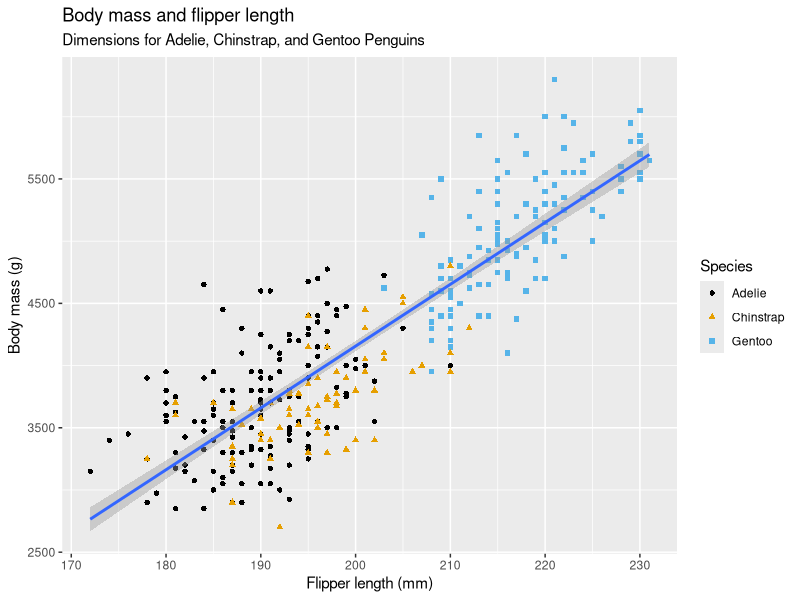
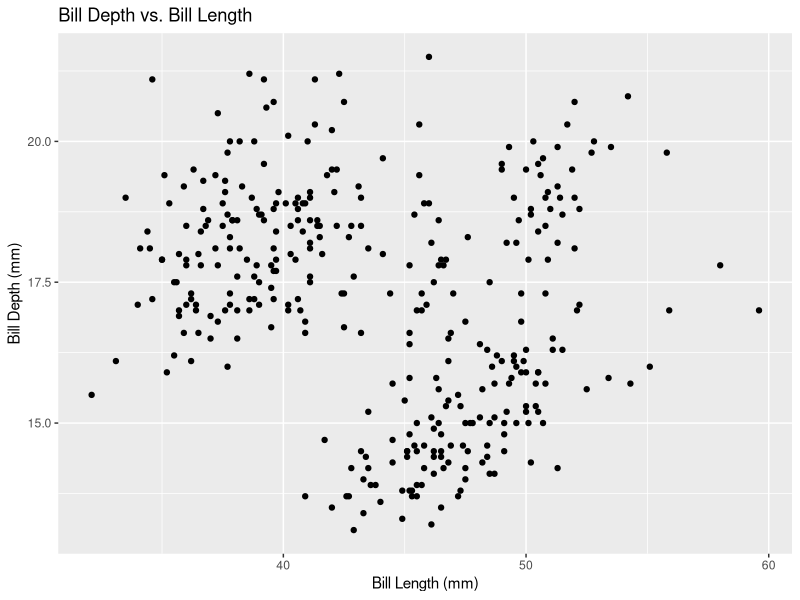
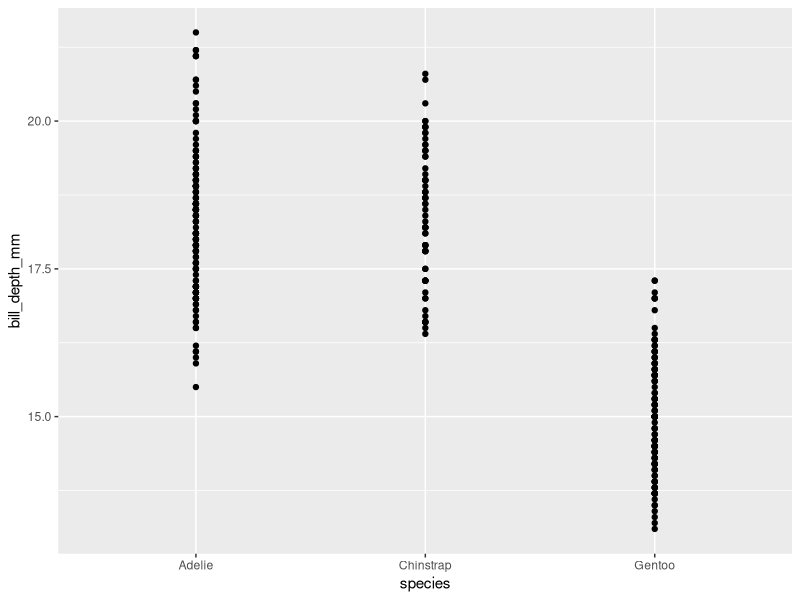
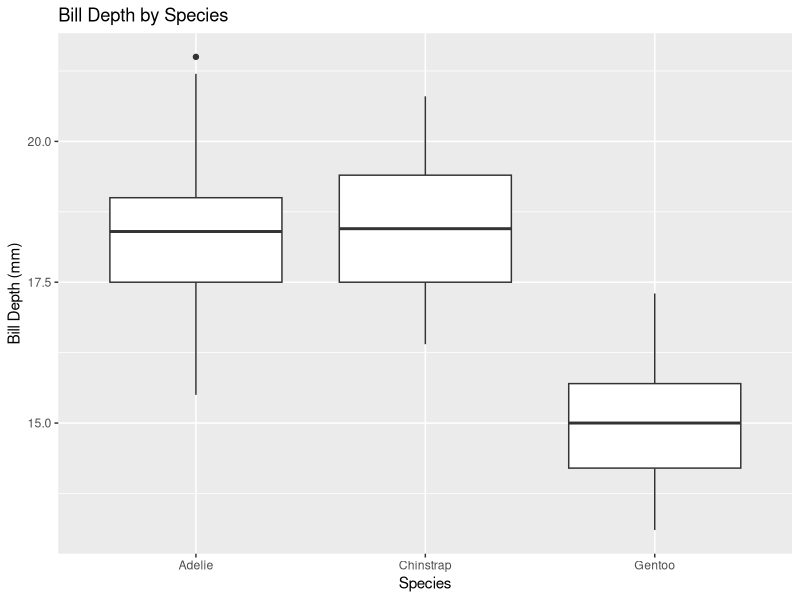
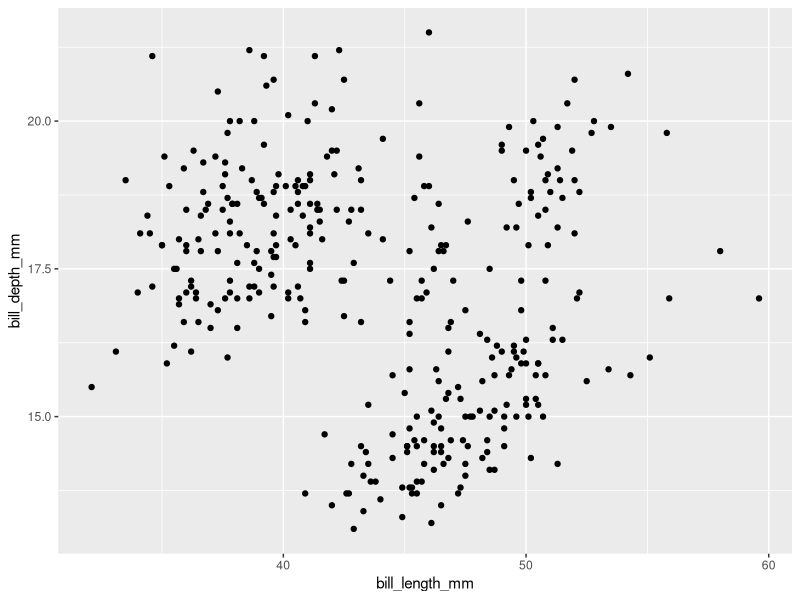
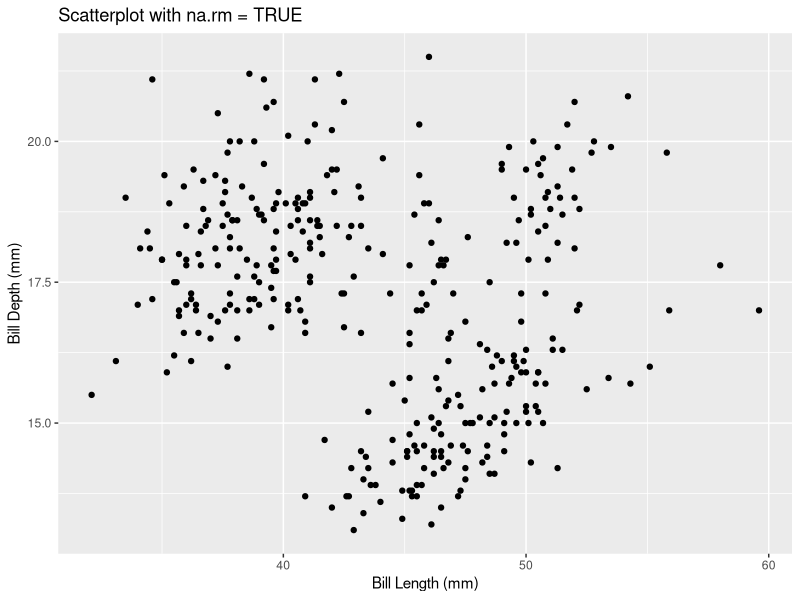
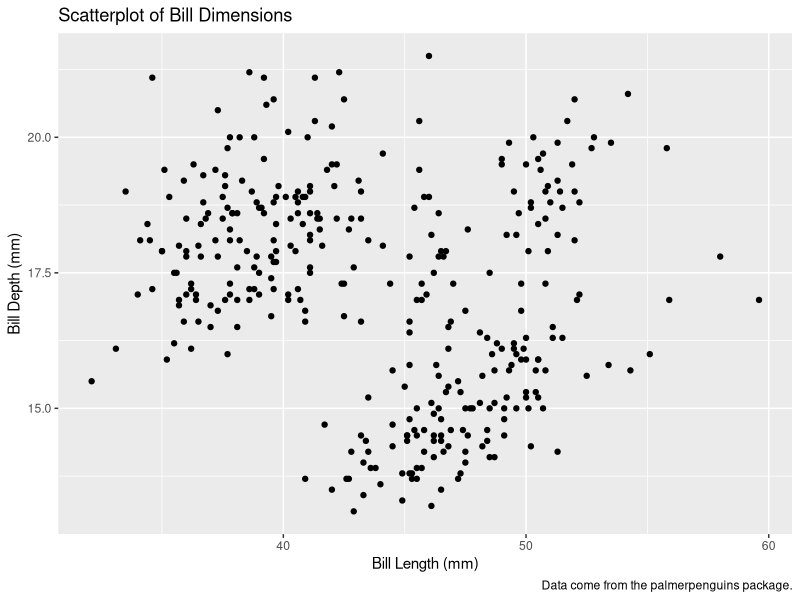
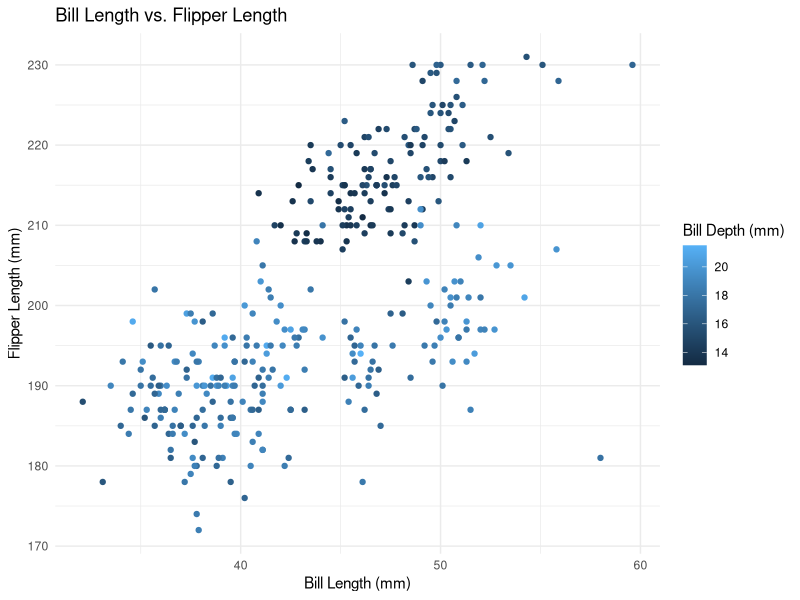

Write the R code that produced these figures, in order.
## ---- chunk 1
knitr::opts_chunk$set(echo = TRUE)
library(ggplot2)
library(ggthemes)      # For scale_color_colorblind()
library(palmerpenguins) # For penguins dataset
## ---- chunk 2
ggplot(
  data = penguins,
  mapping = aes(x = flipper_length_mm, y = body_mass_g)
) +
  geom_point(aes(color = species, shape = species)) +
  geom_smooth(method = "lm") +
  labs(
    title = "Body mass and flipper length",
    subtitle = "Dimensions for Adelie, Chinstrap, and Gentoo Penguins",
    x = "Flipper length (mm)", y = "Body mass (g)",
    color = "Species", shape = "Species"
  ) +
  scale_color_colorblind()

## ---- chunk 3
# 1 Number of rows and columns
nrow(penguins)  # Rows
ncol(penguins)  # Columns

## ---- chunk 4
# 2
# describe 
?penguins


## ---- chunk 5
#3
#Scatterplot of bill_depth_mm vs. bill_length_mm
ggplot(data = penguins, aes(x = bill_length_mm, y = bill_depth_mm)) +
  geom_point() +
  labs(
    title = "Bill Depth vs. Bill Length",
    x = "Bill Length (mm)",
    y = "Bill Depth (mm)"
  )

## ---- chunk 6
# 3
# Scatterplot of species vs. bill_depth_mm
ggplot(data = penguins, aes(x = species, y = bill_depth_mm)) +
  geom_point()
#boxplot
ggplot(data = penguins, aes(x = species, y = bill_depth_mm)) +
  geom_boxplot() +
  labs(
    title = "Bill Depth by Species",
    x = "Species",
    y = "Bill Depth (mm)"
  )
# conclusion A scatterplot is not suitable for a categorical variable like species. A better choice is a boxplot.

## ---- chunk 7
#5
#This fails because geom_point() requires both x and y aesthetics. To fix:
ggplot(data = penguins, aes(x = bill_length_mm, y = bill_depth_mm)) +
  geom_point()




## ---- chunk 8
#6
#Using na.rm in geom_point()
ggplot(data = penguins, aes(x = bill_length_mm, y = bill_depth_mm)) +
  geom_point(na.rm = TRUE) +
  labs(
    title = "Scatterplot with na.rm = TRUE",
    x = "Bill Length (mm)",
    y = "Bill Depth (mm)"
  )


## ---- chunk 9
#7
#Adding a Caption
ggplot(data = penguins, aes(x = bill_length_mm, y = bill_depth_mm)) +
  geom_point(na.rm = TRUE) +
  labs(
    title = "Scatterplot of Bill Dimensions",
    x = "Bill Length (mm)",
    y = "Bill Depth (mm)",
    caption = "Data come from the palmerpenguins package."
  )


## ---- chunk 10
#8
ggplot(data = penguins, aes(x = bill_length_mm, y = flipper_length_mm)) +
  geom_point(aes(color = bill_depth_mm)) +
  labs(
    title = "Bill Length vs. Flipper Length",
    x = "Bill Length (mm)",
    y = "Flipper Length (mm)",
    color = "Bill Depth (mm)"
  ) +
  theme_minimal()
# Original Plot: Body Mass vs. Flipper Length
ggplot(data = penguins, aes(x = bill_length_mm, y = flipper_length_mm)) +
  geom_point(aes(color = bill_depth_mm)) +
  labs(
    title = "Bill Length vs. Flipper Length",
    x = "Bill Length (mm)",
    y = "Flipper Length (mm)",
    color = "Bill Depth (mm)"
  ) +
  theme_minimal()


## ---- chunk 11
# 9
#Predicted Output:
dim(penguins)

#run the model
ggplot(
  data = penguins,
  mapping = aes(x = flipper_length_mm, y = body_mass_g, color = island)
) +
  geom_point() +
  geom_smooth(se = FALSE)


## ---- chunk 12
#10
ggplot(
  data = penguins,
  mapping = aes(x = flipper_length_mm, y = body_mass_g)
) +
  geom_point() +
  geom_smooth()

ggplot() +
  geom_point(
    data = penguins,
    mapping = aes(x = flipper_length_mm, y = body_mass_g)
  ) +
  geom_smooth(
    data = penguins,
    mapping = aes(x = flipper_length_mm, y = body_mass_g)
  )
# they look exactly the same
## ---- chunk 13
# 1.43

## ---- chunk 14
# 1.43
#1
ggplot(data = penguins, aes(y = species)) +
  geom_bar() +
  labs(
    title = "Count of Penguin Species",
    x = "Count",
    y = "Species"
  )
#Mapping species to the y-axis makes the bars horizontal instead of vertical, with the count shown on the x-axis.


## ---- chunk 15
# 1.43
#2
ggplot(penguins, aes(x = species)) +
  geom_bar(color = "red")

ggplot(penguins, aes(x = species)) +
  geom_bar(fill = "red")
#The first plot colors only the bar outlines, while the second fills the bars; fill is more useful for changing bar colors.
## ---- chunk 16
# 1.43
#3
#The bins argument in geom_histogram() controls the number of bins used to divide the data range, affecting the granularity of the histogram.
## ---- chunk 17
# 1.43
#4
ggplot(diamonds, aes(x = carat)) +
  geom_histogram() +
  labs(
    title = "Distribution of Diamond Carat Weights",
    x = "Carat",
    y = "Count"
  )
#experementing with other bin
ggplot(diamonds, aes(x = carat)) +
  geom_histogram(binwidth = 0.01, fill = "blue", color = "black") +
  labs(
    title = "Histogram with Binwidth = 0.01",
    x = "Carat",
    y = "Count"
  )
#The histogram reveals sharp peaks and gaps, showing fine details in distribution and highlighting popular carat sizes like 0.5, 1.0, and 1.5 carats.

## ---- chunk 18
# 1.5
# 1. Exploring mpg dataset: Categorical vs. Numerical Variables
?mpg
# View structure of the mpg dataset
str(mpg)
# Get a summary to distinguish categorical and numerical variables
summary(mpg)

## ---- chunk 19
#1.5
# 2. Scatterplot of hwy vs. displ
ggplot(data = mpg, aes(x = displ, y = hwy)) +
  geom_point() +
  labs(
    title = "Highway MPG vs. Engine Displacement",
    x = "Engine Displacement (liters)",
    y = "Highway MPG"
  )
ggplot(data = mpg, aes(x = displ, y = hwy, color = cty)) +
  geom_point() +
  labs(
    title = "Highway MPG vs. Engine Displacement (Colored by City MPG)",
    x = "Engine Displacement (liters)",
    y = "Highway MPG",
    color = "City MPG"
  )

# Mapping a third numerical variable to size
ggplot(data = mpg, aes(x = displ, y = hwy, size = cty)) +
  geom_point() +
  labs(
    title = "Highway MPG vs. Engine Displacement (Sized by City MPG)",
    x = "Engine Displacement (liters)",
    y = "Highway MPG",
    size = "City MPG"
  )

# Mapping to both color and size
ggplot(data = mpg, aes(x = displ, y = hwy, color = cty, size = cty)) +
  geom_point() +
  labs(
    title = "Highway MPG vs. Engine Displacement (Color & Size by City MPG)",
    x = "Engine Displacement (liters)",
    y = "Highway MPG",
    color = "City MPG",
    size = "City MPG"
  )

# Mapping to shape (Only works for categorical variables)
ggplot(data = mpg, aes(x = displ, y = hwy, shape = drv)) +
  geom_point() +
  labs(
    title = "Highway MPG vs. Engine Displacement (Shape by Drive Type)",
    x = "Engine Displacement (liters)",
    y = "Highway MPG",
    shape = "Drive Type"
  )


## ---- chunk 20
#1.5
# 3. Mapping a third variable to linewidth
ggplot(data = mpg, aes(x = displ, y = hwy, linewidth = cty)) +
  geom_point() +
  labs(
    title = "Effect of Mapping to Linewidth",
    x = "Engine Displacement (liters)",
    y = "Highway MPG",
    linewidth = "City MPG"
  )
# Observation: linewidth doesn't apply well to points and works better for lines.


## ---- chunk 21
# 1.5
# 4. Mapping the same variable to multiple aesthetics
ggplot(data = mpg, aes(x = displ, y = hwy, color = cty, size = cty)) +
  geom_point() +
  labs(
    title = "Effect of Mapping the Same Variable to Multiple Aesthetics",
    x = "Engine Displacement (liters)",
    y = "Highway MPG",
    color = "City MPG",
    size = "City MPG"
  )
# Observation: It can make patterns more apparent but may also clutter the visualization.



## ---- chunk 22
# 1.5
# 4. Mapping the same variable to multiple aesthetics
ggplot(data = mpg, aes(x = displ, y = hwy, color = cty, size = cty)) +
  geom_point() +
  labs(
    title = "Effect of Mapping the Same Variable to Multiple Aesthetics",
    x = "Engine Displacement (liters)",
    y = "Highway MPG",
    color = "City MPG",
    size = "City MPG"
  )
# Observation: It can make patterns more apparent but may also clutter the visualization.



## ---- chunk 23
#1.5
# 5. Scatterplot of bill_depth_mm vs. bill_length_mm (Colored by species)
ggplot(data = penguins, aes(x = bill_length_mm, y = bill_depth_mm, color = species)) +
  geom_point() +
  labs(
    title = "Bill Depth vs. Bill Length (Colored by Species)",
    x = "Bill Length (mm)",
    y = "Bill Depth (mm)",
    color = "Species"
  )
# Faceting by species
ggplot(data = penguins, aes(x = bill_length_mm, y = bill_depth_mm)) +
  geom_point() +
  facet_wrap(~ species) +
  labs(
    title = "Bill Depth vs. Bill Length (Faceted by Species)",
    x = "Bill Length (mm)",
    y = "Bill Depth (mm)"
  )
# Observation: Coloring shows species-specific clustering, while faceting separates species entirely.


## ---- chunk 24
#1.5
# 6. Why does the following yield two separate legends?
ggplot(
  data = penguins,
  mapping = aes(
    x = bill_length_mm, y = bill_depth_mm, 
    color = species, shape = species
  )
) +
  geom_point() +
  labs(color = "Species")

# Fix: Use labs() to set both color and shape together
ggplot(
  data = penguins,
  mapping = aes(
    x = bill_length_mm, y = bill_depth_mm, 
    color = species, shape = species
  )
) +
  geom_point() +
  labs(
    title = "Bill Dimensions with Combined Legend",
    x = "Bill Length (mm)",
    y = "Bill Depth (mm)",
    color = "Species",
    shape = "Species"
  )
# Observation: Legends are combined when the same label is used for both aesthetics.



## ---- chunk 25
#1.5
# 7. Stacked Bar Plots for Species & Island
ggplot(penguins, aes(x = island, fill = species)) +
  geom_bar(position = "fill") +
  labs(
    title = "Proportion of Penguin Species by Island",
    x = "Island",
    y = "Proportion",
    fill = "Species"
  )
# Question Answered: What proportion of each species lives on each island?

ggplot(penguins, aes(x = species, fill = island)) +
  geom_bar(position = "fill") +
  labs(
    title = "Proportion of Islands for Each Penguin Species",
    x = "Species",
    y = "Proportion",
    fill = "Island"
  )
# Question Answered: What proportion of each species is found on each island?

## ---- chunk 26
# 1.6
#  Create a bar plot
bar_plot <- ggplot(mpg, aes(x = class)) +
  geom_bar()

#  Create a scatterplot
scatter_plot <- ggplot(mpg, aes(x = cty, y = hwy)) +
  geom_point()

# . Display both plots (last one shown is saved by default)
bar_plot
scatter_plot

# 4. Save the last created plot (scatter plot) as PNG
ggsave("mpg-plot.png")  # This saves the scatter plot because it was last created

# 5. To save the bar plot instead, explicitly specify the plot
ggsave("mpg-bar-plot.png", plot = bar_plot)

# 6. Save the plot as a PDF instead of PNG
ggsave("mpg-plot.pdf")

# 7. Find out what file formats are supported
?ggsave  # Opens the documentation for ggsave()

## ---- chunk 27
# 2.5
# 1 The variable name my_varıable (with a Turkish "ı") does not match my_variable (with a regular "i"), and R is case-sensitive, requiring exact matches.


## ---- chunk 28
# 2.5
# Correcting the library loading
library(tidyverse)

# Correcting ggplot syntax errors
library(ggplot2)

ggplot(data = mpg, aes(x = displ, y = hwy)) + 
  geom_point() + 
  geom_smooth(method = "lm")


# 3
# Pressing Option + Shift + K on Mac opens RStudio's Keyboard Shortcuts Help, which can also be accessed via Tools → Keyboard Shortcuts Help in the menu.

## ---- chunk 29
# 2.5
#4
my_bar_plot <- ggplot(mpg, aes(x = class)) +
  geom_bar()

my_scatter_plot <- ggplot(mpg, aes(x = cty, y = hwy)) +
  geom_point()

ggsave(filename = "mpg-plot.png", plot = my_bar_plot)
